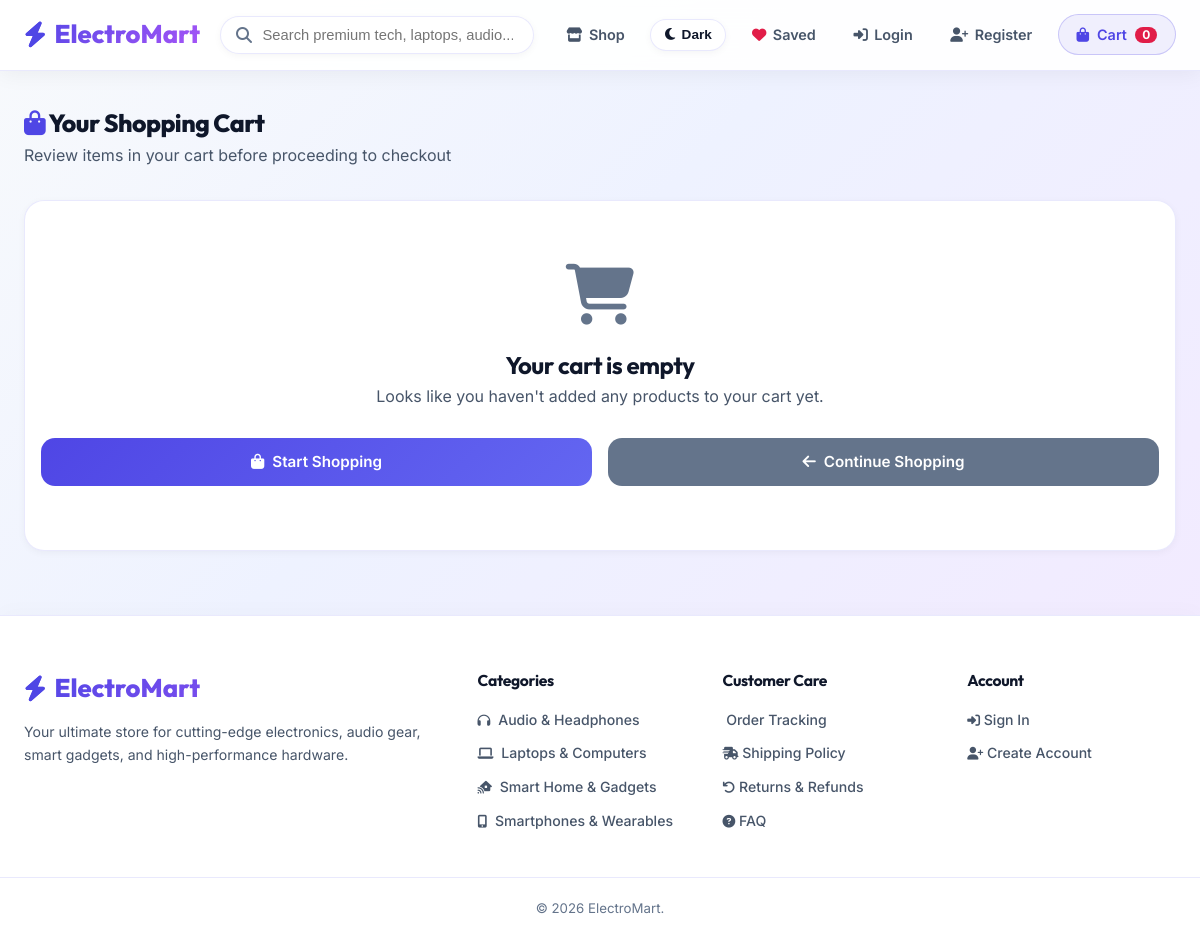
Page /cart/ on the committed database.
### store/models.py (models this page shows, shortened)
class Category(models.Model):
    name = models.CharField(max_length=100)
    slug = models.SlugField(unique=True)
    description = models.TextField(blank=True)
    icon = models.CharField(max_length=50, default='fa-box')
    class Meta:
        verbose_name_plural = 'Categories'
        ordering = ['name']

### store/views.py (the view)
# urls.py: path('cart/', views.cart_detail, name='cart_detail'),
def cart_detail(request):
    cart = Cart(request)
    for item in cart:
        item['update_quantity_form'] = CartAddProductForm(initial={
            'quantity': item['quantity'],
            'override': True
        })
    return render(request, 'store/cart_detail.html', {'cart': cart})

### store/cart.py (called while the page is built)
    def __iter__(self):
        product_ids = self.cart.keys()
        products = Product.objects.filter(id__in=product_ids)
        cart = self.cart.copy()
        for product in products:
            cart[str(product.id)]['product'] = product
        for item in cart.values():
            if 'product' in item:
                item['price'] = Decimal(item['price'])
                item['total_price'] = item['price'] * item['quantity']
                yield item

    def __len__(self):
        return sum(item['quantity'] for item in self.cart.values())

### store/context_processors.py (called while the page is built)
def cart(request):
    return {'cart': Cart(request)}

def categories(request):
    return {'all_categories': Category.objects.all()}

def wishlist(request):
    count = 0
    if request.user.is_authenticated:
        count = Wishlist.objects.filter(user=request.user).count()
    return {'wishlist_count': count}

### store/templates/store/cart_detail.html (shortened to what this page needs)
{% extends 'base.html' %}
{% block content %}
<div style="margin: 2rem 0 1.5rem;">
  <h1 class="section-title"><i class="fas fa-shopping-bag" style="color: var(--primary);"></i> Your Shopping Cart</h1>
  <p style="color: var(--text-muted);">Review items in your cart before proceeding to checkout</p>
</div>
{% if cart %}
  <div id="cartAjaxRoot">
  <div class="cart-layout" style="display: grid; grid-template-columns: 1fr 360px; gap: 2rem; margin-bottom: 4rem; align-items: start;">
    <div class="cart-table-wrapper" style="background: var(--bg-card); border: 1px solid var(--border-color); border-radius: var(--radius-lg); overflow: hidden; box-shadow: var(--shadow-sm);">
      <table class="cart-table" style="width: 100%; border-collapse: collapse;">
        <thead>
          <tr style="background: var(--bg-input); border-bottom: 1px solid var(--border-color);">
            <th style="padding: 1rem 1.25rem; text-align: left;">Product</th>
            <th style="padding: 1rem; text-align: center;">Price</th>
            <th style="padding: 1rem; text-align: center;">Quantity</th>
            <th style="padding: 1rem; text-align: right;">Total</th>
            <th style="padding: 1rem; text-align: center;">Actions</th>
          </tr>
        </thead>
        <tbody>
          {% for item in cart %}
            {% with product=item.product %}
              <tr style="border-bottom: 1px solid var(--border-color);">
                <td style="padding: 1.25rem;">
                  <div style="display: flex; align-items: center; gap: 1rem;">
                    <img src="{{ product.image_url }}" alt="{{ product.name }}" style="width: 70px; height: 70px; min-width: 70px; max-width: 70px; object-fit: cover; border-radius: var(--radius-sm); background: var(--bg-input); border: 1px solid var(--border-color);">
                    <div>
                      <a href="{{ product.get_absolute_url }}" style="font-weight: 700; color: var(--text-main); font-size: 0.98rem;">{{ product.name }}</a>
                      <div style="font-size: 0.8rem; color: var(--text-muted); margin-top: 0.2rem;">
                        <i class="fas {{ product.category.icon }}" style="font-size: 0.75rem;"></i> {{ product.category.name }}
                      </div>
                    </div>
                  </div>
                </td>
                <td style="padding: 1rem; text-align: center; font-weight: 600; color: var(--text-main);">${{ item.price }}</td>
                <td style="padding: 1rem; text-align: center;">
                  <form action="{% url 'store:cart_add' product.id %}" method="post" class="cart-ajax-form" style="display: inline-flex; gap: 0.4rem; align-items: center; justify-content: center;">
                    {% csrf_token %}
                    <input type="number" name="quantity" value="{{ item.quantity }}" min="1" max="{{ product.stock }}" class="quantity-input" style="width: 60px; padding: 0.45rem; font-size: 0.9rem; text-align: center;">
                    <input type="hidden" name="override" value="True">
                    <button type="submit" class="btn-compact" style="padding: 0.45rem 0.65rem; background: var(--primary); color: #fff;" title="Update Quantity">
                      <i class="fas fa-sync-alt"></i>
                    </button>
                  </form>
                </td>
                <td style="padding: 1rem; text-align: right; font-weight: 800; color: var(--primary);">${{ item.total_price }}</td>
                <td style="padding: 1rem; text-align: center;">
                  <div style="display: flex; gap: 0.5rem; justify-content: center; align-items: center;">
<form action="{% url 'store:cart_remove' product.id %}" method="post" class="cart-ajax-form" style="display: inline;">
  {% csrf_token %}
  <button type="submit" name="save_to_wishlist" value="true" style="background: none; border: none; cursor: pointer; color: var(--accent-rose); font-size: 0.88rem; padding: 0.35rem 0.6rem; border: 1px solid var(--border-color); border-radius: var(--radius-sm); background: var(--bg-input);" title="Save for Later">
    <i class="far fa-heart"></i> Save
  </button>
</form>
<form action="{% url 'store:cart_remove' product.id %}" method="post" class="cart-ajax-form" style="display: inline;">
  {% csrf_token %}
  <button type="submit" style="background: none; border: none; cursor: pointer; color: var(--text-dim); font-size: 1.05rem; padding: 0.35rem;" title="Remove Item">
    <i class="fas fa-trash-alt"></i>
  </button>
</form>
                  </div>
                </td>
              </tr>
            {% endwith %}
          {% endfor %}
        </tbody>
      </table>
    </div>
    <div style="background: var(--bg-card); border: 1px solid var(--border-color); border-radius: var(--radius-lg); padding: 1.75rem; box-shadow: var(--shadow-sm); position: sticky; top: 5.5rem;">
      <h3 style="font-size: 1.2rem; margin-bottom: 1.25rem; border-bottom: 1px solid var(--border-color); padding-bottom: 0.75rem;">Order Summary</h3>
      <div class="summary-row" style="display: flex; justify-content: space-between; padding: 0.5rem 0; color: var(--text-muted); font-size: 0.92rem;">
        <span>Subtotal</span>
        <span style="font-weight: 600; color: var(--text-main);">${{ cart.get_total_price }}</span>
      </div>
      <div class="summary-row" style="display: flex; justify-content: space-between; padding: 0.5rem 0; color: var(--text-muted); font-size: 0.92rem;">
        <span>Standard Shipping</span>
        <span style="color: var(--accent-emerald); font-weight: 700;">FREE</span>
      </div>
      <div class="summary-row" style="display: flex; justify-content: space-between; padding: 0.5rem 0; color: var(--text-muted); font-size: 0.85rem;">
        <span>Taxes & Duties</span>
        <span>Calculated at checkout</span>
      </div>
      <div class="summary-row total" style="display: flex; justify-content: space-between; padding-top: 1rem; margin-top: 0.5rem; border-top: 1px solid var(--border-color); font-size: 1.25rem; font-weight: 800;">
        <span>Total Amount</span>
        <span style="color: var(--primary);">${{ cart.get_total_price }}</span>
      </div>
      <div style="margin-top: 1.5rem; display: flex; flex-direction: column; gap: 0.75rem;">
        <a href="{% url 'store:checkout' %}" class="btn-primary" style="text-align: center; padding: 0.85rem;">
          Proceed to Checkout <i class="fas fa-arrow-right"></i>
        </a>
        <a href="{% url 'store:product_list' %}" style="text-align: center; color: var(--text-muted); font-size: 0.88rem; margin-top: 0.25rem;">
          <i class="fas fa-arrow-left"></i> Continue Shopping
        </a>
      </div>
    </div>
  </div>
  </div>
{% else %}
  <div id="cartAjaxRoot">
  <div style="text-align: center; padding: 4rem 1rem; background: var(--bg-card); border-radius: var(--radius-lg); border: 1px solid var(--border-color); margin: 2rem 0 4rem; box-shadow: var(--shadow-sm);">
    <i class="fas fa-shopping-cart" style="font-size: 3.8rem; color: var(--text-dim); margin-bottom: 1.25rem;"></i>
    <h2>Your cart is empty</h2>
    <p style="color: var(--text-muted); margin-bottom: 1.75rem;">Looks like you haven't added any products to your cart yet.</p>
    <div style="display: flex; gap: 1rem; justify-content: center; flex-wrap: wrap;">
      <a href="{% url 'store:product_list' %}" class="btn-primary" style="display: inline-flex; width: auto;">
        <i class="fas fa-shopping-bag"></i> Start Shopping
      </a>
      <a href="{% url 'store:product_list' %}" class="btn-primary" style="display: inline-flex; width: auto; background: #64748b;">
        <i class="fas fa-arrow-left"></i> Continue Shopping
      </a>
    </div>
  </div>
  </div>
{% endif %}
{% endblock %}

### store/templates/base.html (shortened to what this page needs)
{% load static %}
<!DOCTYPE html>
<html lang="en">
<head>
  <link rel="stylesheet" href="https://cdnjs.cloudflare.com/ajax/libs/font-awesome/6.4.0/css/all.min.css">
  <link rel="stylesheet" href="{% static 'css/styles.css' %}">
</head>
<body>
  <nav class="navbar" style="position: relative;">
    <div class="container nav-container">
      <a href="{% url 'store:product_list' %}" class="logo">
        <i class="fas fa-bolt"></i> ElectroMart
      </a>
<form action="{% url 'store:product_list' %}" method="get" class="search-form">
  <i class="fas fa-search search-icon"></i>
  <input type="text" name="q" id="searchInput" value="{{ query|default:'' }}" placeholder="Search premium tech, laptops, audio..." class="search-input">
</form>
      <div class="nav-actions">
        <div class="desktop-nav-items" style="display: flex; align-items: center; gap: 0.85rem;">
          <a href="{% url 'store:product_list' %}#products-section" class="nav-link" id="shop-nav-link">
            <i class="fas fa-store"></i> Shop
          </a>
          <button type="button" id="theme-toggle" class="theme-btn" title="Toggle Dark / Light Theme">
            <i class="fas fa-moon"></i>
            <span class="theme-text">Dark</span>
          </button>
          <a href="{% url 'store:wishlist_list' %}" class="nav-link" title="My Saved Items">
            <i class="fas fa-heart" style="color: var(--accent-rose);"></i> Saved
          </a>
          {% if user.is_authenticated %}
            <a href="{% url 'store:profile' %}" class="nav-link">
              <i class="fas fa-user-circle"></i> {{ user.username }}
            </a>
            <a href="{% url 'store:logout' %}" class="nav-link">
              <i class="fas fa-sign-out-alt"></i> Logout
            </a>
          {% else %}
            <a href="{% url 'store:login' %}" class="nav-link">
              <i class="fas fa-sign-in-alt"></i> Login
            </a>
            <a href="{% url 'store:register' %}" class="nav-link">
              <i class="fas fa-user-plus"></i> Register
            </a>
          {% endif %}
        </div>
        <a href="{% url 'store:cart_detail' %}" class="cart-btn">
          <i class="fas fa-shopping-bag"></i> Cart
          <span class="cart-badge">{{ cart|length }}</span>
        </a>
      </div>
    </div>
  </nav>
  <main class="container" style="flex: 1;">
    {% block content %}
    {% endblock %}
  </main>
  <footer class="footer">
    <div class="container footer-content">
      <div>
        <a href="{% url 'store:product_list' %}" class="logo">
          <i class="fas fa-bolt"></i> ElectroMart
        </a>
        <p class="footer-desc">
          Your ultimate store for cutting-edge electronics, audio gear, smart gadgets, and high-performance hardware.
        </p>
      </div>
      <div>
        <h4 class="footer-title">Categories</h4>
        <ul class="footer-links">
          {% for cat in all_categories %}
            <li>
              <a href="{% url 'store:product_list_by_category' cat.slug %}">
                <i class="fas {{ cat.icon }}" style="font-size: 0.8rem; margin-right: 0.25rem;"></i>
                {{ cat.name }}
              </a>
            </li>
          {% empty %}
            <li><a href="{% url 'store:product_list' %}">Electronics</a></li>
            <li><a href="{% url 'store:product_list' %}">Audio</a></li>
            <li><a href="{% url 'store:product_list' %}">Gadgets</a></li>
          {% endfor %}
        </ul>
      </div>
      <div>
        <h4 class="footer-title">Customer Care</h4>
        <ul class="footer-links">
          {% if user.is_authenticated %}
            <li>
              <a href="{% url 'store:profile' %}">
                <i class="fas fa-truck-ramping" style="font-size: 0.8rem;"></i> Order Tracking
              </a>
            </li>
          {% else %}
            <li>
              <a href="{% url 'store:login' %}">
                 Order Tracking
              </a>
            </li>
          {% endif %}
          <li>
            <a href="#shipping-section">
              <i class="fas fa-shipping-fast" style="font-size: 0.8rem;"></i> Shipping Policy
            </a>
          </li>
          <li>
            <a href="#returns-section">
              <i class="fas fa-undo" style="font-size: 0.8rem;"></i> Returns & Refunds
            </a>
          </li>
          <li>
            <a href="#faq-section">
              <i class="fas fa-circle-question" style="font-size: 0.8rem;"></i> FAQ
            </a>
          </li>
        </ul>
      </div>
      <div>
        <h4 class="footer-title">Account</h4>
        <ul class="footer-links">
          {% if user.is_authenticated %}
            <li>
              <a href="{% url 'store:wishlist_list' %}">
                <i class="fas fa-heart" style="font-size: 0.8rem;"></i> Saved Items
              </a>
            </li>
            <li>
              <a href="{% url 'store:profile' %}">
                <i class="fas fa-receipt" style="font-size: 0.8rem;"></i> My Orders
              </a>
            </li>
            <li>
              <a href="{% url 'store:logout' %}">
                <i class="fas fa-sign-out-alt" style="font-size: 0.8rem;"></i> Sign Out
              </a>
            </li>
          {% else %}
            <li>
              <a href="{% url 'store:login' %}">
                <i class="fas fa-sign-in-alt" style="font-size: 0.8rem;"></i> Sign In
              </a>
            </li>
            <li>
              <a href="{% url 'store:register' %}">
                <i class="fas fa-user-plus" style="font-size: 0.8rem;"></i> Create Account
              </a>
            </li>
          {% endif %}
        </ul>
      </div>
    </div>
    <div class="container footer-bottom">
      <p>&copy; 2026 ElectroMart.</p>
    </div>
  </footer>
</body>
</html>

### rows in the picture
Category: name "Audio & Headphones"
Category: name "Laptops & Computers"
Category: name "Smart Home & Gadgets"
Category: name "Smartphones & Wearables"

### other values in the picture
{{ cart|length }} "0"
